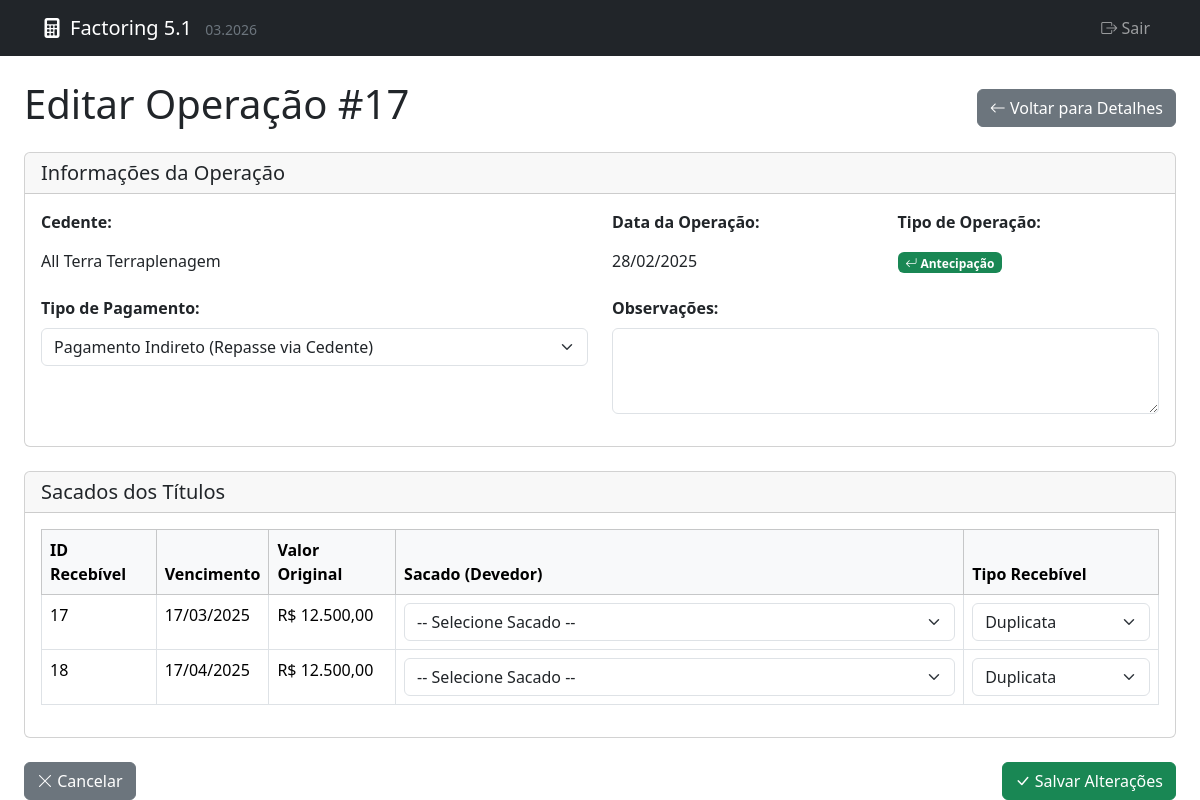
The app's page /editar_operacao.php?id=17 (signed in) with its own data.
### tables this page shows
CREATE TABLE `operacoes` (
  `id` int(11) NOT NULL AUTO_INCREMENT,
  `cedente_id` int(11) DEFAULT NULL,
  `taxa_mensal` decimal(10,4) NOT NULL,
  `data_operacao` datetime DEFAULT NULL,
  `data_base_calculo` date DEFAULT NULL,
  `tipo_pagamento` varchar(50) DEFAULT 'direto',
  `tipo_operacao` enum('antecipacao','emprestimo') NOT NULL DEFAULT 'antecipacao',
  `total_original_calc` decimal(15,2) DEFAULT NULL,
  `total_presente_calc` decimal(15,2) DEFAULT NULL,
  `iof_total_calc` decimal(15,2) DEFAULT NULL,
  `total_liquido_pago_calc` decimal(15,2) DEFAULT NULL,
  `incorre_custo_iof` tinyint(1) NOT NULL,
  `cobrar_iof_cliente` tinyint(1) NOT NULL,
  `total_lucro_liquido_calc` decimal(15,2) DEFAULT NULL,
  `media_dias_pond_calc` int(11) DEFAULT NULL,
  `notas` text DEFAULT NULL,
  `valor_total_compensacao` decimal(15,2) DEFAULT 0.00 COMMENT 'Valor total das compensações aplicadas nesta operação',
  PRIMARY KEY (`id`),
  KEY `fk_operacao_sacado` (`cedente_id`),
  CONSTRAINT `fk_operacoes_cedente` FOREIGN KEY (`cedente_id`) REFERENCES `cedentes` (`id`)
);

CREATE TABLE `cedentes` (
  `id` int(11) NOT NULL AUTO_INCREMENT,
  `nome` varchar(255) NOT NULL,
  `email` varchar(255) DEFAULT NULL,
  `telefone` varchar(50) DEFAULT NULL,
  `tipo_pessoa` enum('FISICA','JURIDICA') NOT NULL DEFAULT 'FISICA',
  `documento_principal` varchar(18) DEFAULT NULL,
  `documento_secundario` varchar(14) DEFAULT NULL,
  `cpf` varchar(14) DEFAULT NULL,
  `cnpj` varchar(18) DEFAULT NULL,
  `documento_socio` varchar(14) DEFAULT NULL,
  `empresa` varchar(255) DEFAULT NULL,
  `endereco` text DEFAULT NULL,
  `cep` varchar(10) DEFAULT NULL,
  `logradouro` varchar(255) DEFAULT NULL,
  `numero` varchar(20) DEFAULT NULL,
  `complemento` varchar(100) DEFAULT NULL,
  `bairro` varchar(100) DEFAULT NULL,
  `cidade` varchar(100) DEFAULT NULL,
  `estado` varchar(2) DEFAULT NULL,
  `data_cadastro` timestamp NOT NULL DEFAULT current_timestamp(),
  PRIMARY KEY (`id`),
  UNIQUE KEY `cpf` (`cpf`),
  UNIQUE KEY `cnpj` (`cnpj`),
  UNIQUE KEY `documento_principal` (`documento_principal`),
  KEY `idx_nome` (`nome`),
  KEY `idx_empresa` (`empresa`)
);

CREATE TABLE `recebiveis` (
  `id` int(11) NOT NULL AUTO_INCREMENT,
  `operacao_id` int(11) NOT NULL,
  `sacado_id` int(11) DEFAULT NULL,
  `valor_original` decimal(15,2) NOT NULL,
  `data_vencimento` date NOT NULL,
  `valor_presente_calc` decimal(15,2) DEFAULT NULL,
  `iof_calc` decimal(15,2) DEFAULT NULL,
  `valor_liquido_calc` decimal(15,2) DEFAULT NULL,
  `dias_prazo_calc` int(11) DEFAULT NULL COMMENT 'Dias de prazo calculado entre operação e vencimento',
  `status` enum('Em Aberto','Recebido','Problema','Compensado','Parcialmente Compensado') DEFAULT 'Em Aberto',
  `data_recebimento` datetime DEFAULT NULL,
  `obs_problema` text DEFAULT NULL,
  PRIMARY KEY (`id`),
  KEY `idx_operacao_id` (`operacao_id`),
  KEY `idx_data_vencimento` (`data_vencimento`),
  KEY `idx_status` (`status`),
  KEY `idx_sacado_id` (`sacado_id`),
  CONSTRAINT `fk_recebiveis_sacado` FOREIGN KEY (`sacado_id`) REFERENCES `sacados` (`id`),
  CONSTRAINT `recebiveis_ibfk_1` FOREIGN KEY (`operacao_id`) REFERENCES `operacoes` (`id`) ON DELETE CASCADE
);

### editar_operacao.php (the view, shortened to what this page needs)
<?php
require_once 'db_connection.php';
$operacao_id = (int)$_GET['id'];
$operacao = null;
$recebiveis = [];
try {
    $sql_op = "SELECT o.*, c.empresa AS cedente_nome
               FROM operacoes o
               LEFT JOIN cedentes c ON o.cedente_id = c.id
               WHERE o.id = :id";
    $stmt_op = $pdo->prepare($sql_op);
    $stmt_op->bindParam(':id', $operacao_id, PDO::PARAM_INT);
    $stmt_op->execute();
    $operacao = $stmt_op->fetch(PDO::FETCH_ASSOC);
    $sql_rec = "SELECT r.*, s.empresa as sacado_nome
                FROM recebiveis r
                LEFT JOIN sacados s ON r.sacado_id = s.id
                WHERE r.operacao_id = :operacao_id
                ORDER BY r.data_vencimento ASC";
    $stmt_rec = $pdo->prepare($sql_rec);
    $stmt_rec->bindParam(':operacao_id', $operacao_id, PDO::PARAM_INT);
    $stmt_rec->execute();
    $recebiveis = $stmt_rec->fetchAll(PDO::FETCH_ASSOC);
} catch (PDOException $e) {
    $error_message = "Erro ao buscar dados: " . htmlspecialchars($e->getMessage());
}
?>
<!DOCTYPE html>
<html lang="pt-BR">
<head>
    <link href="https://cdn.jsdelivr.net/npm/bootstrap@5.3.3/dist/css/bootstrap.min.css" rel="stylesheet">
    <link rel="stylesheet" href="https://cdn.jsdelivr.net/npm/bootstrap-icons@1.11.3/font/bootstrap-icons.min.css">
</head>
<body>
    <?php require_once 'menu.php'; ?>
    <div class="container-fluid px-3 px-md-4 mt-4">
        <div class="d-flex justify-content-between align-items-center mb-3 flex-wrap gap-2">
            <h1>Editar Operação #<?php echo htmlspecialchars($operacao_id); ?></h1>
            <a href="detalhes_operacao.php?id=<?php echo $operacao_id; ?>" class="btn btn-secondary">
                <i class="bi bi-arrow-left"></i> Voltar para Detalhes
            </a>
        </div>
        <?php if ($operacao): ?>
            <form method="POST">
                <div class="card mb-4">
                    <div class="card-header">
                        <h5 class="mb-0">Informações da Operação</h5>
                    </div>
                    <div class="card-body">
                        <div class="row">
                            <div class="col-md-6">
                                <div class="mb-3">
                                    <label class="form-label"><strong>Cedente:</strong></label>
                                    <div class="form-control-plaintext"><?php echo htmlspecialchars($operacao['cedente_nome'] ?? 'N/A'); ?></div>
                                </div>
                            </div>
                            <div class="col-md-3">
                                <div class="mb-3">
                                    <label class="form-label"><strong>Data da Operação:</strong></label>
                                    <div class="form-control-plaintext"><?php echo htmlspecialchars(date('d/m/Y', strtotime($operacao['data_operacao']))); ?></div>
                                </div>
                            </div>
                            <div class="col-md-3">
                                <div class="mb-3">
                                    <label class="form-label"><strong>Tipo de Operação:</strong></label>
                                    <div class="form-control-plaintext">
                                        <?php
                                        if (($operacao['tipo_operacao'] ?? 'antecipacao') == 'emprestimo') {
                                            echo '<span class="badge bg-warning text-dark"><i class="bi bi-cash-coin"></i> Empréstimo</span>';
                                        } else {
                                            echo '<span class="badge bg-success text-white"><i class="bi bi-arrow-return-left"></i> Antecipação</span>';
                                        }
                                        ?>
                                    </div>
                                </div>
                            </div>
                        </div>
                        <div class="row">
                            <div class="col-md-6">
                                <div class="mb-3">
                                    <label for="tipo_pagamento" class="form-label"><strong>Tipo de Pagamento:</strong></label>
                                    <select id="tipo_pagamento" name="tipo_pagamento" class="form-select" required>
                                        <option value="indireto" <?php echo ($operacao['tipo_pagamento'] === 'indireto') ? 'selected' : ''; ?>>Pagamento Indireto (Repasse via Cedente)</option>
                                    </select>
                                </div>
                            </div>
                            <div class="col-md-6">
                                <div class="mb-3">
                                    <label for="notas" class="form-label"><strong>Observações:</strong></label>
                                    <textarea id="notas" name="notas" class="form-control" rows="3"><?php echo htmlspecialchars($operacao['notas'] ?? ''); ?></textarea>
                                </div>
                            </div>
                        </div>
                    </div>
                </div>
                <div class="card mb-4">
                    <div class="card-header">
                        <h5 class="mb-0">Sacados dos Títulos</h5>
                    </div>
                    <div class="card-body">
                        <?php if (empty($recebiveis)): ?>
                            <div class="alert alert-info">Nenhum recebível encontrado para esta operação.</div>
                        <?php else: ?>
                            <div class="table-responsive">
                                <table class="table table-bordered">
                                    <thead class="table-light">
                                        <tr>
                                            <th>ID Recebível</th>
                                            <th>Vencimento</th>
                                            <th>Valor Original</th>
                                            <th>Sacado (Devedor)</th>
                                            <th>Tipo Recebível</th>
                                        </tr>
                                    </thead>
                                    <tbody>
                                        <?php foreach ($recebiveis as $recebivel): ?>
                                            <tr>
                                                <td><?php echo htmlspecialchars($recebivel['id']); ?></td>
                                                <td><?php echo htmlspecialchars(date('d/m/Y', strtotime($recebivel['data_vencimento']))); ?></td>
                                                <td>R$ <?php echo number_format($recebivel['valor_original'], 2, ',', '.'); ?></td>
                                                <td>
                                                    <select name="recebivel_sacado[<?php echo $recebivel['id']; ?>]" class="form-select">
                                                        <option value="">-- Selecione Sacado --</option>
                                                    </select>
                                                </td>
                                                <td>
                                                    <select name="recebivel_tipo[<?php echo $recebivel['id']; ?>]" class="form-select">
                                                        <option value="duplicata" <?php echo (($recebivel['tipo_recebivel'] ?? 'duplicata') == 'duplicata') ? 'selected' : ''; ?>>Duplicata</option>
                                                    </select>
                                                </td>
                                            </tr>
                                        <?php endforeach; ?>
                                    </tbody>
                                </table>
                            </div>
                        <?php endif; ?>
                    </div>
                </div>
                <div class="d-flex justify-content-between">
                    <a href="detalhes_operacao.php?id=<?php echo $operacao_id; ?>" class="btn btn-secondary">
                        <i class="bi bi-x-lg"></i> Cancelar
                    </a>
                    <button type="submit" class="btn btn-success">
                        <i class="bi bi-check-lg"></i> Salvar Alterações
                    </button>
                </div>
            </form>
        <?php endif; ?>
    </div>
</body>
</html>

### records on screen
operacoes: cedente.empresa "All Terra Terraplenagem", data_operacao "28/02/2025", tipo_pagamento "Pagamento Indireto (Repasse via Cedente)"
recebiveis: id "17", data_vencimento "17/03/2025", valor_original "12.500,00", id "Duplicata"
recebiveis: id "18", data_vencimento "17/04/2025", valor_original "12.500,00", id "Duplicata"

### other values on screen
$operacao_id "17"
